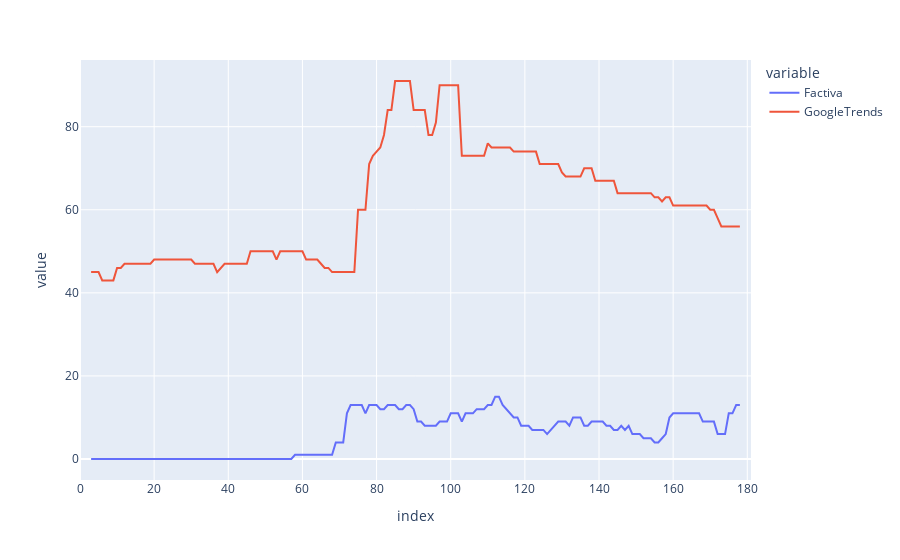

Notebook cell for this chart:
### Code cell
# Graph rolling median
# TODO: Add real dates on x-axis
g = px.line(rolling_median)
g.show()

### Figure 1 — Plotly figure (JSON) as saved in the notebook; plotly's stock layout.template omitted (floating-point values rounded to 4 significant figures; data arrays with more than 128 entries replaced by an {"elided": "..."} marker saying what was removed)
{"data": [{"hovertemplate": "variable=Factiva<br>index=%{x}<br>value=%{y}<extra></extra>", "legendgroup": "Factiva", "line": {"color": "#636efa", "dash": "solid"}, "marker": {"symbol": "circle"}, "mode": "lines", "name": "Factiva", "orientation": "v", "showlegend": true, "type": "scatter", "x": {"elided": "182 int values"}, "xaxis": "x", "y": {"elided": "182 int values"}, "yaxis": "y"}, {"hovertemplate": "variable=GoogleTrends<br>index=%{x}<br>value=%{y}<extra></extra>", "legendgroup": "GoogleTrends", "line": {"color": "#EF553B", "dash": "solid"}, "marker": {"symbol": "circle"}, "mode": "lines", "name": "GoogleTrends", "orientation": "v", "showlegend": true, "type": "scatter", "x": {"elided": "182 int values"}, "xaxis": "x", "y": {"elided": "182 int values"}, "yaxis": "y"}], "layout": {"legend": {"title": {"text": "variable"}, "tracegroupgap": 0}, "margin": {"t": 60}, "xaxis": {"anchor": "y", "domain": [0, 1], "title": {"text": "index"}}, "yaxis": {"anchor": "x", "domain": [0, 1], "title": {"text": "value"}}}}
